Frame 1 (no input): blank canvas, image omitted
Frame 60 (no input): blank canvas, image omitted
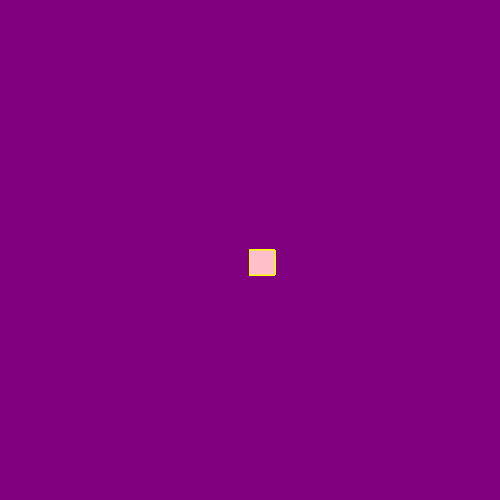
Frame 120 (the mouse pressed at the canvas centre since frame 60)

The p5.js sketch whose frames 1 and 60 were blank and that drew this single picture after the mouse press (run headless with seeded random() and noise() and a simulated clock; from frame 60 on, the mouse is pressed at the canvas centre):

// p5.js sketch
// ── sketch.js
function setup(){
    createCanvas(500, 500);
    background('purple');
  }
  
  function draw() {
   
    stroke('yellow');
    fill('pink');
  
  // console.log(mouseIsPressed);
  
    if(mouseIsPressed){
    rect(mouseX, mouseY, 25, 25);
    }
  }
